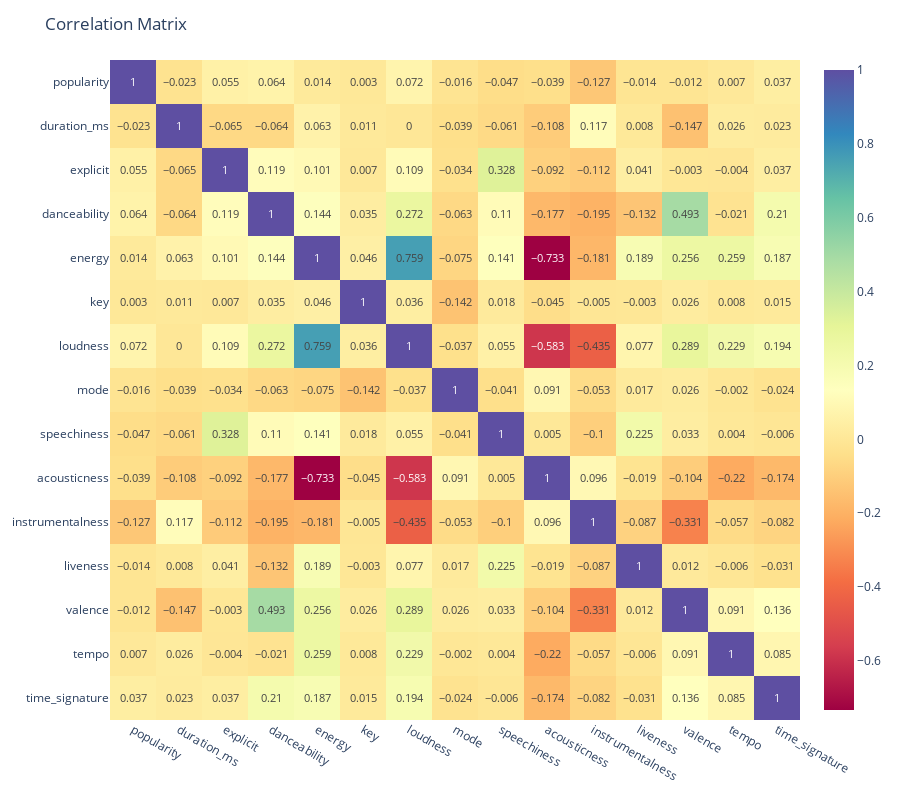

The notebook cell saved with this chart:
### Code cell
import plotly.express as px

fig = px.imshow(clean_df.corr().round(decimals=3), text_auto=True, aspect="auto", color_continuous_scale='spectral')
fig.update_layout(height=800, width=900, title_text='Correlation Matrix')
fig.show()

### Figure 1 — Plotly figure (JSON) as saved in the notebook; plotly's stock layout.template omitted (floating-point values rounded to 4 significant figures; data arrays with more than 128 entries replaced by an {"elided": "..."} marker saying what was removed)
{"data": [{"coloraxis": "coloraxis", "hovertemplate": "x: %{x}<br>y: %{y}<br>color: %{z}<extra></extra>", "name": "0", "texttemplate": "%{z}", "type": "heatmap", "x": ["popularity", "duration_ms", "explicit", "danceability", "energy", "key", "loudness", "mode", "speechiness", "acousticness", "instrumentalness", "liveness", "valence", "tempo", "time_signature"], "xaxis": "x", "y": ["popularity", "duration_ms", "explicit", "danceability", "energy", "key", "loudness", "mode", "speechiness", "acousticness", "instrumentalness", "liveness", "valence", "tempo", "time_signature"], "yaxis": "y", "z": {"elided": "15x15 float values"}}], "layout": {"coloraxis": {"colorscale": [[0, "rgb(158,1,66)"], [0.1, "rgb(213,62,79)"], [0.2, "rgb(244,109,67)"], [0.3, "rgb(253,174,97)"], [0.4, "rgb(254,224,139)"], [0.5, "rgb(255,255,191)"], [0.6, "rgb(230,245,152)"], [0.7, "rgb(171,221,164)"], [0.8, "rgb(102,194,165)"], [0.9, "rgb(50,136,189)"], [1, "rgb(94,79,162)"]]}, "height": 800, "margin": {"t": 60}, "title": {"text": "Correlation Matrix"}, "width": 900, "xaxis": {"anchor": "y", "autorange": true, "domain": [0, 1], "range": [-0.5, 14.5], "type": "category"}, "yaxis": {"anchor": "x", "autorange": true, "domain": [0, 1], "range": [14.5, -0.5], "type": "category"}}}
